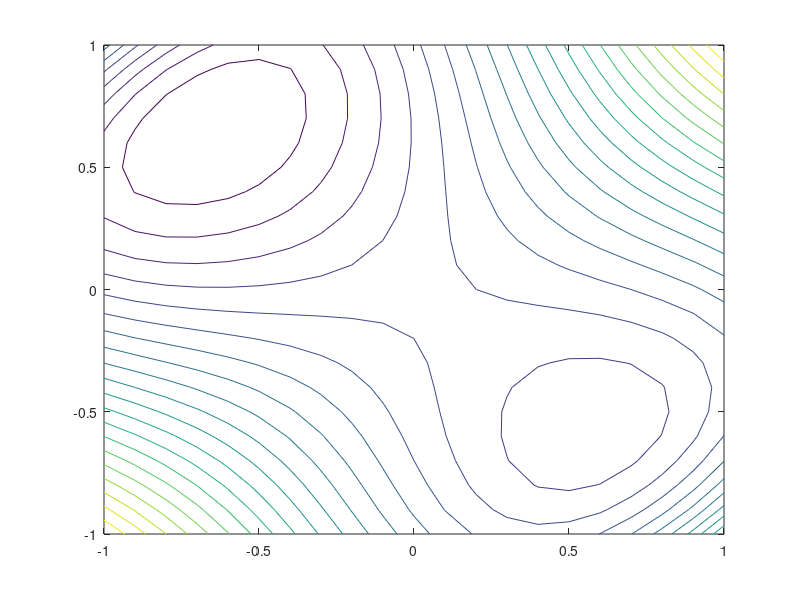

The MATLAB script that drew this image:
%% some line search methods to find minimum
[X, Y] = meshgrid(-1:0.1:1, -1:0.1:1); 
Z = (X-Y).^4 + 12*X.*Y - Y + X + 5; 
mesh(X, Y, Z) ; 
%xlabel(X1) ; 
%ylabel(X2); 
box on;

contour(X, Y, Z, 20 ) ; 
clear
%% interval search
x = [-0.8 0.25];
xx = zeros(2,11);
xx(:,1) = x;
for i = 1:10
    y = x*[1,0;1,1]*x.';
    d=[-2*x(1)-x(2),-2*x(2)-x(1)];
    x = x+0.1*2^(i-1)*d;
    xx(:,i+1) = x;
    y_new = x*[1,0;1,1]*x.';
    if y_new > y
        break
    end
end
initialS = xx(:,4);
initialE = xx(:,6);
i = i+1;
y = x*[1,0;1,1]*x.';
d=[-2*x(1)-x(2),-2*x(2)-x(1)];
x = x+0.1*2^i*d;
y_new = x*[1,0;1,1]*x.';

%% Golden section
G_x = initialS;
G_y = initialE;
rho = (3-sqrt(5))/2;
for i = 1:10
    x1 = G_x+(G_y-G_x)*rho
    x2 = G_y-(G_y-G_x)*rho
    y1 = x1.'*[1,0;1,1]*x1
    y2 = x2.'*[1,0;1,1]*x2
    if y1 < y2
        G_y = x2
    elseif y1>y2 
        G_x = x1
    end
    
    if norm(G_y - G_x)<0.1
        break
    end
end

%% Fibonacci
fibf(1) = 1;
fibf(2) = 1;
n=3;
while fibf(n-1) < 1000
  fibf(n) = fibf(n-1)+fibf(n-2);
  n=n+1;
end

stepNum = 10;
F_x = initialS;
F_y = initialE;
for i = stepNum:-1:1
    if fibf(i)~=1
    rho = 1 - fibf(i)/fibf(i+1);
    else
        rho = 1/2-0.01;
    end 
    x1 = F_x+(F_y-F_x)*rho
    x2 = F_y-(F_y-F_x)*rho
    y1 = x1.'*[1,0;1,1]*x1
    y2 = x2.'*[1,0;1,1]*x2
    if y1 < y2
        F_y = x2
    elseif y1>y2 
        F_x = x1
    end
    
    if norm(F_y - F_x)<0.1
        break
    end
end

%% Newton

x = [-0.8 0.25];
x_new = x;
H = [2,1;1,2];
for i = 1:3
    x_new = x_new - (H\ [2*x_new(1)+x_new(2),2*x_new(2)+x_new(1)].').'
    y_new = x_new*[1,0;1,1]*x_new.'
end
